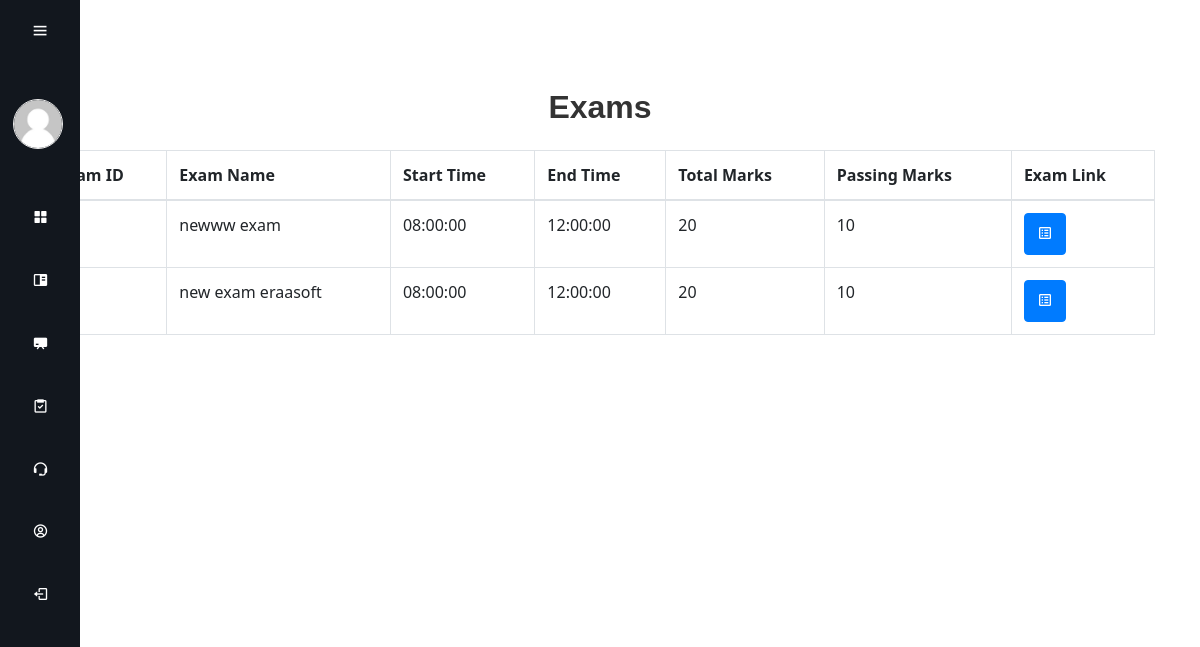
Page /index.php?page=exam (signed in) on the committed database.
### tables this page shows
CREATE TABLE `exams` (
  `exam_id` int(11) NOT NULL,
  `exam_name` varchar(255) NOT NULL,
  `course_id` int(11) NOT NULL,
  `exam_date` date DEFAULT curdate(),
  `start_time` time NOT NULL,
  `end_time` time NOT NULL,
  `total_marks` int(11) NOT NULL,
  `passing_marks` int(11) NOT NULL,
  `exam_link` varchar(255) NOT NULL
);

### views/exam.php (the view, shortened to what this page needs)
<?php
if (isset($_SESSION["student_id"])) {
  $student_id = $_SESSION["student_id"];
  $conn = mysqli_connect("localhost", "root", "", "edumanage");
  $sql = "SELECT course_id FROM `students` WHERE student_id = '$student_id'";
  $result = mysqli_query($conn, $sql);
  if ($result && mysqli_num_rows($result) > 0) {
      $row = mysqli_fetch_assoc($result);
      $course_id = $row['course_id'];
  } else {
      echo "No course found for this student.";
  }
  $sql = "SELECT * FROM `exams` WHERE course_id = '$course_id'";
  $result = mysqli_query($conn, $sql);
}
require_once ROOT_PATH . "inc/header.php";
require_once ROOT_PATH . "inc/nav.php";
?>
<!DOCTYPE html>
<html lang="en">
<head>
    <link rel="stylesheet" href="https://stackpath.bootstrapcdn.com/bootstrap/4.5.2/css/bootstrap.min.css">
    <link rel="stylesheet" href="https://cdnjs.cloudflare.com/ajax/libs/font-awesome/6.0.0/css/all.min.css">
</head>
<body>
    <div class="container mt-4">
        <h1 class="text-center mb-4">Exams</h1>
        <table class="table table-bordered">
            <thead>
                <tr>
                    <th>Exam ID</th>
                    <th>Exam Name</th>
                    <th>Start Time</th>
                    <th>End Time</th>
                    <th>Total Marks</th>
                    <th>Passing Marks</th>
                    <th>Exam Link</th>
                </tr>
            </thead>
            <tbody>
              <?php if($result): ?>
                <?php $i=1; while($row = mysqli_fetch_assoc($result)): ?>
                <tr>
                    <td><?= $i++; ?></td>
                    <td><?= $row["exam_name"]; ?></td>
                    <td><?= $row["start_time"]; ?></td>
                    <td><?= $row["end_time"]; ?></td>
                    <td><?= $row["total_marks"]; ?></td>
                    <td><?= $row["passing_marks"] ?></td>
                    <td>
                        <a href="<?= $row["exam_link"]; ?>" class="btn btn-custom-blue" target="_blank">
                        <i class='bx bx-spreadsheet' ></i>
                        </a>
                    </td>
                </tr>
                <?php endwhile; ?>
                <?php endif; ?>
            </tbody>
        </table>
    </div>
</body>
</html>
<?php require_once ROOT_PATH . "inc/footer.php"; ?>

### assets/css/style.css (style rules this page uses)
* { margin: 0; padding: 0; box-sizing: border-box; font-family: 'Segoe UI', Tahoma, Geneva, Verdana, sans-serif; }
.text-center { text-align: center; color: #333; font-size: 2rem; margin-top: 2rem; font-weight: 600; font-family: 'Arial', sans-serif; }
.container { max-width: 800px; margin: 0 auto; padding: 2rem; border-radius: 10px; }

### views/exam.php (style rules this page uses)
.btn-custom-blue { background-color: #007bff; border-color: #007bff; color: #fff; padding: 8px 12px; font-size: 16px; }

### rows in the picture
exams: exam_name "newww exam", start_time "08:00:00", end_time "12:00:00", total_marks "20", passing_marks "10"
exams: exam_name "new exam eraasoft", start_time "08:00:00", end_time "12:00:00", total_marks "20", passing_marks "10"
